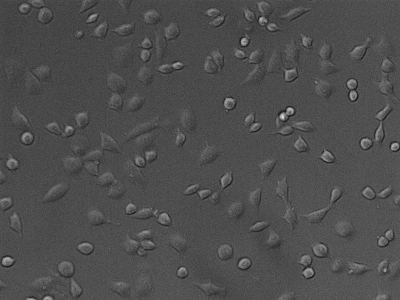
%> input picture matlab_tests/small.png, 400 x 300 px
$ octave test4.m   (GNU Octave 9; MATLAB toolbox functions it lacks are replaced by stand-ins)
%> lines starting %> are read from the running program, lines starting %| are printed output that depends on the picture; in (x1, y1, x2, y2) boxes, pixels count from 0 and x2, y2 are one past the last pixel; in counts of white or black regions, pixels touching at a corner belong together; the program's own positions count from 1
### matlab_tests/createMask.m
function [BW,maskedRGBImage] = createMask(RGB)
%createMask  Threshold RGB image using auto-generated code from colorThresholder app.
%  [BW,MASKEDRGBIMAGE] = createMask(RGB) thresholds image RGB using
%  auto-generated code from the colorThresholder App. The colorspace and
%  minimum/maximum values for each channel of the colorspace were set in the
%  App and result in a binary mask BW and a composite image maskedRGBImage,
%  which shows the original RGB image values under the mask BW.

% Auto-generated by colorThresholder app on 01-Apr-2018
%------------------------------------------------------


% Convert RGB image to chosen color space
I = RGB;

% Define thresholds for channel 1 based on histogram settings
channel1Min = 0.000;
channel1Max = 255.000;

% Define thresholds for channel 2 based on histogram settings
channel2Min = 0.000;
channel2Max = 0.000;

% Define thresholds for channel 3 based on histogram settings
channel3Min = 0.000;
channel3Max = 0.000;

% Create mask based on chosen histogram thresholds
BW = (I(:,:,1) >= channel1Min ) & (I(:,:,1) <= channel1Max) & ...
    (I(:,:,2) >= channel2Min ) & (I(:,:,2) <= channel2Max) & ...
    (I(:,:,3) >= channel3Min ) & (I(:,:,3) <= channel3Max);

% Initialize output masked image based on input image.
maskedRGBImage = RGB;

% Set background pixels where BW is false to zero.
maskedRGBImage(repmat(~BW,[1 1 3])) = 0;

### matlab_tests/test4.m
orig = imread('small.png');
%> orig is the input picture: size 300x400 uint8; min 20, max 223, mean 78
I = imread('res2.tif');
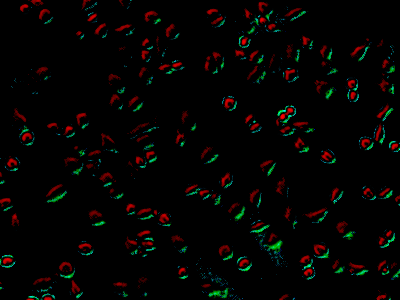
%> input picture matlab_tests/res2.tif, 400 x 300 px
%> I is the input picture: size 300x400x3 uint8; mean R, G, B 5.4, 4.1, 2.3

[BW,maskedRGBImage] = createMask(I);
%> in createMask, `BW = (I(:,:,1) >= channel1Min ) & (I(:,:,1) <= channel1Max) & (I(:,:,2..`:
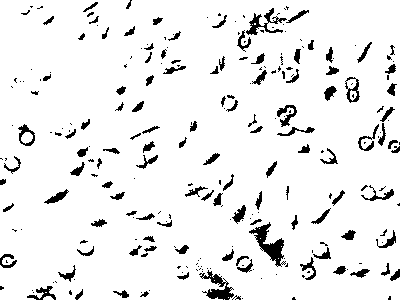
%> BW: size 300x400 logical; 92.5% white; 259 black regions (145 under 20 px), largest, box (x1, y1, x2, y2) and area: (249, 222, 286, 267) 562, (199, 270, 234, 300) 412, (246, 8, 287, 35) 340
%> in createMask, `maskedRGBImage(repmat(~BW,[1 1 3])) = 0;`:
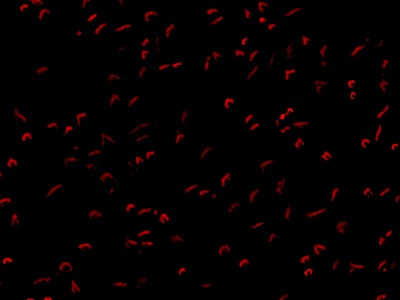
%> maskedRGBImage: size 300x400x3 uint8; 7.46% of pixels changed, all inside (x1, y1, x2, y2) = (0, 0, 400, 300)

imshow(maskedRGBImage);

I = rgb2gray(maskedRGBImage);
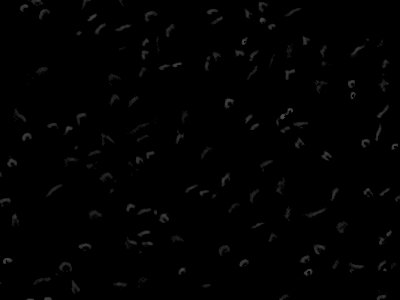
%> I: size 300x400 uint8; min 0, max 76, mean 1.6

[~, threshold] = edge(I, 'sobel');
%> threshold = 0.0325
fudgeFactor = .52;
BWs = edge(I,'sobel', threshold * fudgeFactor);
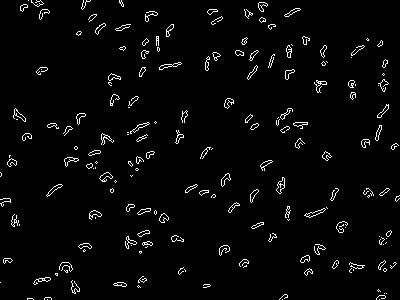
%> BWs: size 300x400 logical; 3% white in thin lines or dots
figure, imshow(BWs), title('binary gradient mask');

CC = bwconncomp(BWs, conndef(ndims(BWs), 'maximal'));
%> CC = 191 connected components
S = regionprops(CC, 'Area');
%> S = 191 regions; largest, Area: 48, 47, 45, 43, 43
L = labelmatrix(CC);
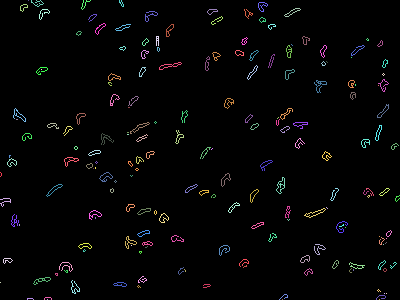
%> L: size 300x400 uint8; 192 distinct labels, from 0 to 191; one colour per label, 0 black
BWfinal = ismember(L, find([S.Area] >= 15));
%> BWfinal: size 300x400 logical; 2.7% white in thin lines or dots
figure, imshow(BWfinal), title('segmented image 2');

se90 = strel('line', 5, 90);
se0 = strel('line', 5, 0);
BWsdil = imdilate(BWfinal, [se90 se0]);
%> BWsdil: size 300x400 logical; 14.5% white; 99 white regions, largest, box (x1, y1, x2, y2) and area: (45, 111, 88, 138) 437, (18, 0, 52, 22) 407, (128, 120, 152, 144) 350
figure, imshow(BWsdil), title('dilated gradient mask');


BWoutline = bwperim(BWsdil);
%> BWoutline: size 300x400 logical; 4% white in thin lines or dots
Segout = orig;
Segout(BWoutline) = 255;
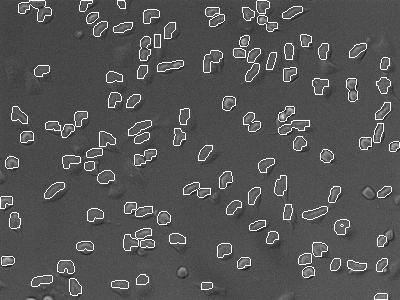
%> Segout: size 300x400 uint8; 4.04% of pixels changed, all inside (x1, y1, x2, y2) = (0, 0, 400, 300)
figure, imshow(Segout), title('outlined original image');

%
% BWoutline = bwperim(BWfinal);
% Segout = I;
% Segout(BWoutline) = 255;
% figure, imshow(Segout), title('outlined original image');
